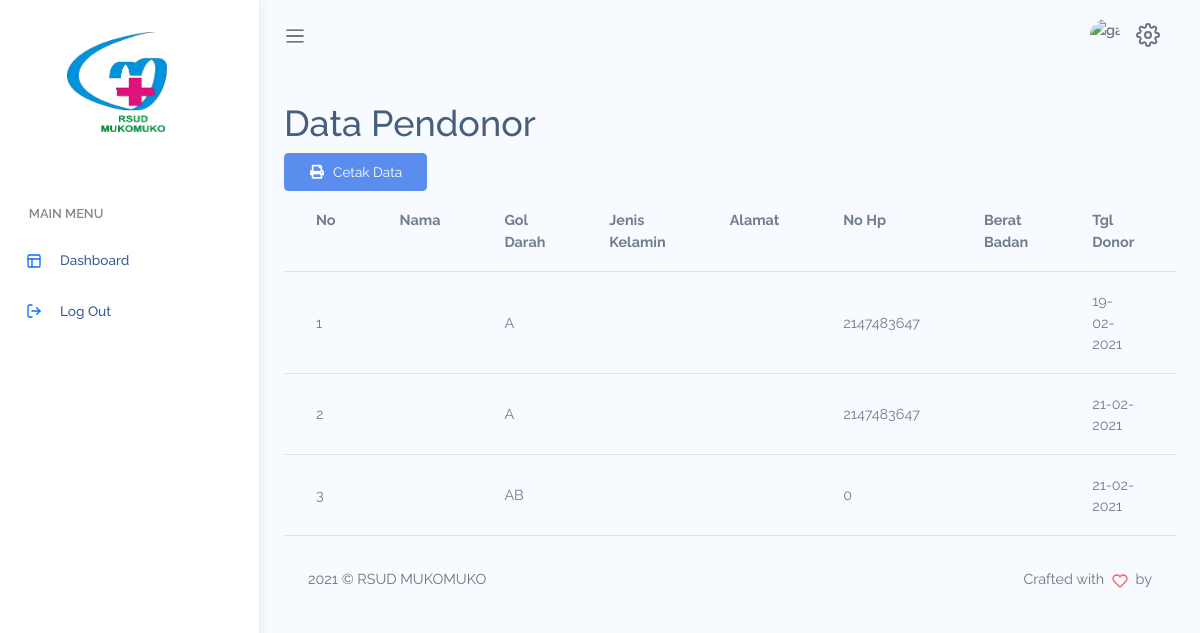
The app's page /index.php/laporan/laporanAdmin with its own data.
### tables this page shows
CREATE TABLE `data_donor` (
  `id` int(11) NOT NULL,
  `nama_pendonor` varchar(100) NOT NULL,
  `nama_pasien` varchar(100) NOT NULL,
  `ruang_pasien` varchar(25) NOT NULL,
  `gol_darah` varchar(10) NOT NULL,
  `alamat_pendonor` varchar(225) NOT NULL,
  `agama` varchar(100) NOT NULL,
  `no_tali` varchar(100) NOT NULL,
  `pekerjaan` varchar(225) NOT NULL,
  `jenis_kelamin` varchar(20) NOT NULL,
  `bb_tensi` varchar(10) NOT NULL,
  `hb` varchar(10) NOT NULL,
  `hiv` varchar(10) NOT NULL,
  `hcv` varchar(10) NOT NULL,
  `hbsag` varchar(10) NOT NULL,
  `sypilis` varchar(10) NOT NULL,
  `tgl_donor` int(225) NOT NULL,
  `no_hp` int(15) NOT NULL,
  `petugas` varchar(100) NOT NULL
);

### application/controllers/Laporan.php (called while the page is built, shortened)
<?php
class Laporan extends CI_Controller
{
  public function __construct()
  {
    $this->load->model('m_master');
  }
  public function laporanAdmin()
  {
    $data['user1'] = $this->m_master->dataAdmin()->row_array();
    $data['user'] = $this->m_master->tampil_data()->result_array();
    $data['title'] = 'Laporan';
    $this->load->view('template/header', $data);
    $this->load->view('template/sidebar', $data);
    $this->load->view('laporan/laporanAdmin', $data);
    $this->load->view('template/footer', $data);
  }
}

### index.php (called while the page is built, shortened)
<?php
require_once BASEPATH.'core/CodeIgniter.php';

### application/models/m_master.php (called while the page is built, shortened)
<?php
class M_master extends CI_Model
{
  public function tampil_data()
  {
    return $this->db->get('data_donor');
  }
}

### application/views/laporan/laporanAdmin.php (the view)
<div class="main-content container-fluid">
  <div class="content-wrapper">
    <section class="content-header">
      <h1>
        Data Pendonor
      </h1>
    </section>
    <section class="content">
      <a href="<?= base_url('cetak/admin'); ?>" target="blank" class="btn btn-primary"><i class="fa fa-print mr-2"></i>Cetak Data</a>
      <div class="table-responsive">
        <table class="table">
          <tr>
            <th>No</th>
            <th>Nama</th>
            <th>Gol Darah</th>
            <th>Jenis Kelamin</th>
            <th>Alamat</th>
            <th>No Hp</th>
            <th>Berat Badan</th>
            <th>Tgl Donor</th>
            <th>Kelayakan</th>
          </tr>
          <?php
          $no = 1;
          foreach ($user as $data) : ?>
            <tr>
              <td><?= $no++ ?></td>
              <td><?= $data['nama'] ?></td>
              <td><?= $data['gol_darah'] ?></td>
              <td><?= $data['gender'] ?></td>
              <td><?= $data['alamat'] ?></td>
              <td><?= $data['no_hp'] ?></td>
              <td><?= $data['berat_badan'] ?></td>
              <td><?= date('d-m-Y', $data['tgl_donor']); ?></td>
              <?php
              if (time() >= ($data['tgl_donor'] + 7776000)) {
                $bisa = "bisa";
              } else {
                $bisa = "tidak bisa";
              }
              ?>
              <td> <span class="badge badge-pill badge-info bg-info"><?= $bisa; ?></span></td>
            </tr>
          <?php endforeach; ?>
        </table>
      </div>
    </section>

### assets/assets/css/app.css (style rules this page uses)
* { font-family: "Raleway"; }
#main .main-content { padding: 2rem 1.5rem; }
a { text-decoration: none; outline: 0; }
svg.feather, i { font-size: 14px; height: 1rem; }
.btn i, .btn svg { width: 16px; height: 16px; }
.btn.btn-primary { color: #fff; }
.table td, .dataTable-table td, .table thead th, .dataTable-table thead th { vertical-align: middle; }

### records on screen
data_donor: gol_darah "A", no_hp "2147483647", tgl_donor "19-02-2021"
data_donor: gol_darah "A", no_hp "2147483647", tgl_donor "21-02-2021"
data_donor: gol_darah "AB", no_hp "0", tgl_donor "21-02-2021"
